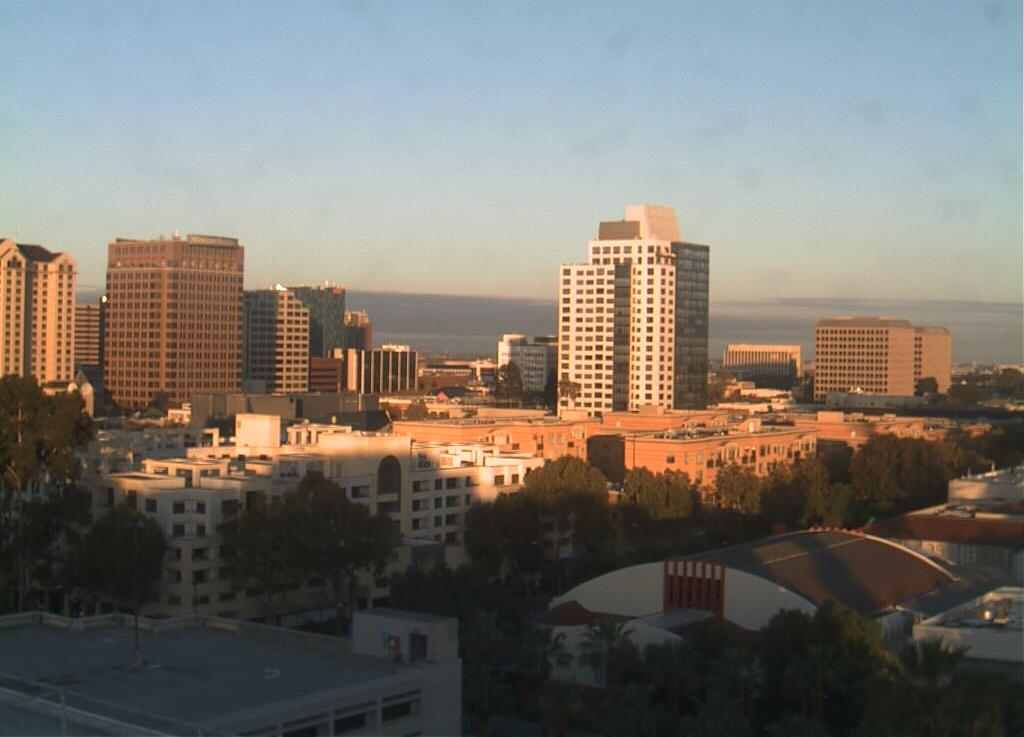
#> input picture Computer Vision/Image Processing/Day and Night Classifier/images/day_night_images/training/day/20151101_145511.jpg, 1024 x 737 px; its folder holds only this picture in this run
$ jupyter execute --allow-errors Traffic_Light_Classifier.ipynb   (shell and % lines are left out)
#> lines starting #> are read from the running program, lines starting #| are printed output that depends on the picture
### Computer Vision/Image Processing/Day and Night Classifier/helpers.py
# Helper functions

import os
import glob # library for loading images from a directory
import matplotlib.image as mpimg


# This function loads in images and their labels and places them in a list
# The list contains all images and their associated labels
# For example, after data is loaded, im_list[0][:] will be the first image-label pair in the list
def load_dataset(image_dir):

    # Populate this empty image list
#> called with image_dir = 'traffic_light_images/training/'
    im_list = []
    image_types = ["day", "night"]

    # Iterate through each color folder
    for im_type in image_types:
        # Iterate through each image file in each image_type folder
        # glob reads in any image with the extension "image_dir/im_type/*"
        for file in glob.glob(os.path.join(image_dir, im_type, "*")):

            # Read in the image
            im = mpimg.imread(file)
#> im is the input picture: shape (737, 1024, 3); mean R, G, B 120.9, 116.4, 109.5

            # Check if the image exists/if it's been correctly read-in
            if not im is None:
                # Append the image, and it's type (red, green, yellow) to the image list
                im_list.append((im, im_type))

    return im_list

### Computer Vision/Image Processing/Traffic Light Classifier/Traffic_Light_Classifier.ipynb
# Traffic Light Classifier
---

In this project, you’ll use your knowledge of computer vision techniques to build a classifier for images of traffic lights! You'll be given a dataset of traffic light images in which one of three lights is illuminated: red, yellow, or green.

In this notebook, you'll pre-process these images, extract features that will help us distinguish the different types of images, and use those features to classify the traffic light images into three classes: red, yellow, or green. The tasks will be broken down into a few sections:

1. **Loading and visualizing the data**.
      The first step in any classification task is to be familiar with your data; you'll need to load in the images of traffic lights and visualize them!

2. **Pre-processing**.
    The input images and output labels need to be standardized. This way, you can analyze all the input images using the same classification pipeline, and you know what output to expect when you eventually classify a *new* image.

3. **Feature extraction**.
    Next, you'll extract some features from each image that will help distinguish and eventually classify these images.

4. **Classification and visualizing error**.
    Finally, you'll write one function that uses your features to classify *any* traffic light image. This function will take in an image and output a label. You'll also be given code to determine the accuracy of your classification model.

5. **Evaluate your model**.
    To pass this project, your classifier must be >90% accurate and never classify any red lights as green; it's likely that you'll need to improve the accuracy of your classifier by changing existing features or adding new features. I'd also encourage you to try to get as close to 100% accuracy as possible!

Here are some sample images from the dataset (from left to right: red, green, and yellow traffic lights):

---
### *Here's what you need to know to complete the project:*

Some template code has already been provided for you, but you'll need to implement additional code steps to successfully complete this project. Any code that is required to pass this project is marked with **'(IMPLEMENTATION)'** in the header. There are also a couple of questions about your thoughts as you work through this project, which are marked with **'(QUESTION)'** in the header. Make sure to answer all questions and to check your work against the [project rubric](https://review.udacity.com/#!/rubrics/1213/view) to make sure you complete the necessary classification steps!

Your project submission will be evaluated based on the code implementations you provide, and on two main classification criteria.
Your complete traffic light classifier should have:
1. **Greater than 90% accuracy**
2. ***Never* classify red lights as green**

# 1. Loading and Visualizing the Traffic Light Dataset

This traffic light dataset consists of 1484 number of color images in 3 categories - red, yellow, and green. As with most human-sourced data, the data is not evenly distributed among the types. There are:
* 904 red traffic light images
* 536 green traffic light images
* 44 yellow traffic light images

*Note: All images come from this [MIT self-driving car course](https://selfdrivingcars.mit.edu/) and are licensed under a [Creative Commons Attribution-ShareAlike 4.0 International License](https://creativecommons.org/licenses/by-sa/4.0/).*

### Import resources

Before you get started on the project code, import the libraries and resources that you'll need.

[cell 1]
import cv2 # computer vision library
import helpers # helper functions

import random
import numpy as np
import matplotlib.pyplot as plt
import matplotlib.image as mpimg # for loading in images

## Training and Testing Data

All 1484 of the traffic light images are separated into training and testing datasets.

* 80% of these images are training images, for you to use as you create a classifier.
* 20% are test images, which will be used to test the accuracy of your classifier.
* All images are pictures of 3-light traffic lights with one light illuminated.

## Define the image directories

First, we set some variables to keep track of some where our images are stored:

    IMAGE_DIR_TRAINING: the directory where our training image data is stored
    IMAGE_DIR_TEST: the directory where our test image data is stored

[cell 2]
# Image data directories
IMAGE_DIR_TRAINING = "traffic_light_images/training/"
IMAGE_DIR_TEST = "traffic_light_images/test/"

## Load the datasets

These first few lines of code will load the training traffic light images and store all of them in a variable, `IMAGE_LIST`. This list contains the images and their associated label ("red", "yellow", "green").

You are encouraged to take a look at the `load_dataset` function in the helpers.py file. This will give you a good idea about how lots of image files can be read in from a directory using the [glob library](https://pymotw.com/2/glob/). The `load_dataset` function takes in the name of an image directory and returns a list of images and their associated labels.

For example, the first image-label pair in `IMAGE_LIST` can be accessed by index:
``` IMAGE_LIST[0][:]```.

[cell 3]
# Using the load_dataset function in helpers.py
# Load training data
IMAGE_LIST = helpers.load_dataset(IMAGE_DIR_TRAINING)
#> IMAGE_LIST = 2 items

## Visualize the Data

The first steps in analyzing any dataset are to 1. load the data and 2. look at the data. Seeing what it looks like will give you an idea of what to look for in the images, what kind of noise or inconsistencies you have to deal with, and so on. This will help you understand the image dataset, and **understanding a dataset is part of making predictions about the data**.

---
### Visualize the input images

Visualize and explore the image data! Write code to display an image in `IMAGE_LIST`:
* Display the image
* Print out the shape of the image
* Print out its corresponding label

See if you can display at least one of each type of traffic light image – red, green, and yellow — and look at their similarities and differences.

#> (a cell that did not finish here is left out)

# 2. Pre-process the Data

After loading in each image, you have to standardize the input and output!

### Input

This means that every input image should be in the same format, of the same size, and so on. We'll be creating features by performing the same analysis on every picture, and for a classification task like this, it's important that **similar images create similar features**!

### Output

We also need the output to be a label that is easy to read and easy to compare with other labels. It is good practice to convert categorical data like "red" and "green" to numerical data.

A very common classification output is a 1D list that is the length of the number of classes - three in the case of red, yellow, and green lights - with the values 0 or 1 indicating which class a certain image is. For example, since we have three classes (red, yellow, and green), we can make a list with the order: [red value, yellow value, green value]. In general, order does not matter, we choose the order [red value, yellow value, green value] in this case to reflect the position of each light in descending vertical order.

A red light should have the  label: [1, 0, 0]. Yellow should be: [0, 1, 0]. Green should be: [0, 0, 1]. These labels are called **one-hot encoded labels**.

*(Note: one-hot encoding will be especially important when you work with [machine learning algorithms](https://machinelearningmastery.com/how-to-one-hot-encode-sequence-data-in-python/)).*

---
<a id='task2'></a>
### (IMPLEMENTATION): Standardize the input images

* Resize each image to the desired input size: 32x32px.
* (Optional) You may choose to crop, shift, or rotate the images in this step as well.

It's very common to have square input sizes that can be rotated (and remain the same size), and analyzed in smaller, square patches. It's also important to make all your images the same size so that they can be sent through the same pipeline of classification steps!

[cell 5]
# This function should take in an RGB image and return a new, standardized version
def standardize_input(image):

    ## TODO: Resize image and pre-process so that all "standard" images are the same size
    standard_im = np.copy(image)
    dim = (32, 32)

    resized = cv2.resize(standard_im, dim)
    return resized

## Standardize the output

With each loaded image, we also specify the expected output. For this, we use **one-hot encoding**.

* One-hot encode the labels. To do this, create an array of zeros representing each class of traffic light (red, yellow, green), and set the index of the expected class number to 1.

Since we have three classes (red, yellow, and green), we have imposed an order of: [red value, yellow value, green value]. To one-hot encode, say, a yellow light, we would first initialize an array to [0, 0, 0] and change the middle value (the yellow value) to 1: [0, 1, 0].

---
<a id='task3'></a>
### (IMPLEMENTATION): Implement one-hot encoding

[cell 6]
## TODO: One hot encode an image label
## Given a label - "red", "green", or "yellow" - return a one-hot encoded label

# Examples:
# one_hot_encode("red") should return: [1, 0, 0]
# one_hot_encode("yellow") should return: [0, 1, 0]
# one_hot_encode("green") should return: [0, 0, 1]

def one_hot_encode(label):

    ## TODO: Create a one-hot encoded label that works for all classes of traffic lights
    one_hot_encoded = []
    if label == "red":
        return [1, 0, 0]
    elif label == "yellow":
        return [0, 1, 0]
    elif label == "green":
        return [0, 0, 1]

### Testing as you Code

After programming a function like this, it's a good idea to test it, and see if it produces the expected output. **In general, it's good practice to test code in small, functional pieces, after you write it**. This way, you can make sure that your code is correct as you continue to build a classifier, and you can identify any errors early on so that they don't compound.

All test code can be found in the file `test_functions.py`. You are encouraged to look through that code and add your own testing code if you find it useful!

One test function you'll find is: `test_one_hot(self, one_hot_function)` which takes in one argument, a one_hot_encode function, and tests its functionality. If your one_hot_label code does not work as expected, this test will print ot an error message that will tell you a bit about why your code failed. Once your code works, this should print out TEST PASSED.

[cell 7]
# Importing the tests
import test_functions
#> (the rest of this cell did not finish here and is left out)

## Construct a `STANDARDIZED_LIST` of input images and output labels.

This function takes in a list of image-label pairs and outputs a **standardized** list of resized images and one-hot encoded labels.

This uses the functions you defined above to standardize the input and output, so those functions must be complete for this standardization to work!

[cell 8]
def standardize(image_list):

    # Empty image data array
    standard_list = []

    # Iterate through all the image-label pairs
    for item in image_list:
        image = item[0]
        label = item[1]

        # Standardize the image
        standardized_im = standardize_input(image)

        # One-hot encode the label
        one_hot_label = one_hot_encode(label)

        # Append the image, and it's one hot encoded label to the full, processed list of image data
        standard_list.append((standardized_im, one_hot_label))
#> this loop made 2 passes
#> (label, dim in standardize_input) on passes 1 to 2: ('day', (32, 32)), ('night', (32, 32))
#> pass 1, in standardize_input, `resized = cv2.resize(standard_im, dim)`:
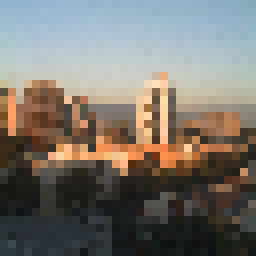
#> resized: shape (32, 32, 3) (shown 8 times larger); mean R, G, B 121.7, 117.1, 110
#> pass 2, in standardize_input (call 2), `resized = cv2.resize(standard_im, dim)`:
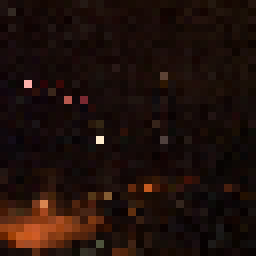
#> resized: shape (32, 32, 3) (shown 8 times larger); mean R, G, B 30.3, 15.1, 10
#> after the loop, standard_list = 2 items

    return standard_list

# Standardize all training images
STANDARDIZED_LIST = standardize(IMAGE_LIST)
#> STANDARDIZED_LIST = 2 items

## Visualize the standardized data

Display a standardized image from STANDARDIZED_LIST and compare it with a non-standardized image from IMAGE_LIST. Note that their sizes and appearance are different!

#> (a cell that did not finish here is left out)

# 3. Feature Extraction

You'll be using what you now about color spaces, shape analysis, and feature construction to create features that help distinguish and classify the three types of traffic light images.

You'll be tasked with creating **one feature** at a minimum (with the option to create more). The required feature is **a brightness feature using HSV color space**:

1. A brightness feature.
    - Using HSV color space, create a feature that helps you identify the 3 different classes of traffic light.
    - You'll be asked some questions about what methods you tried to locate this traffic light, so, as you progress through this notebook, always be thinking about your approach: what works and what doesn't?

2. (Optional): Create more features!

Any more features that you create are up to you and should improve the accuracy of your traffic light classification algorithm! One thing to note is that, to pass this project you must **never classify a red light as a green light** because this creates a serious safety risk for a self-driving car. To avoid this misclassification, you might consider adding another feature that specifically distinguishes between red and green lights.

These features will be combined near the end of his notebook to form a complete classification algorithm.

## Creating a brightness feature

There are a number of ways to create a brightness feature that will help you characterize images of traffic lights, and it will be up to you to decide on the best procedure to complete this step. You should visualize and test your code as you go.

Pictured below is a sample pipeline for creating a brightness feature (from left to right: standardized image, HSV color-masked image, cropped image, brightness feature):

## RGB to HSV conversion

Below, a test image is converted from RGB to HSV colorspace and each component is displayed in an image.

[cell 10]
# Convert and image to HSV colorspace
# Visualize the individual color channels
image_num = 159
#> (the rest of this cell did not finish here and is left out)

#> (a cell that did not finish here is left out)

#> (a cell that did not finish here is left out)

#> (a cell that did not finish here is left out)

#> (a cell that did not finish here is left out)

---
<a id='task7'></a>
### (IMPLEMENTATION): Create a brightness feature that uses HSV color space

Write a function that takes in an RGB image and returns a 1D feature vector and/or single value that will help classify an image of a traffic light. The only requirement is that this function should apply an HSV colorspace transformation, the rest is up to you.

From this feature, you should be able to estimate an image's label and classify it as either a red, green, or yellow traffic light. You may also define helper functions if they simplify your code.

[cell 15]
a = np.array([[1,2], [3,4]])
b = a.flatten()
print(a)
print(b)

[cell 16]
## TODO: Create a brightness feature that takes in an RGB image and outputs a feature vector and/or value
## This feature should use HSV colorspace values
# [77 lines left out: function create_feature, not called in this run]

[cell 17]
r = []
g = []
b = []

#> (the rest of this cell did not finish here and is left out)

#> (a cell that did not finish here is left out)

## (Optional) Create more features to help accurately label the traffic light images

[cell 19]
# (Optional) Add more image analysis and create more features

## (QUESTION 1): How do the features you made help you distinguish between the 3 classes of traffic light images?

**Answer:**
The feature determines which color of red, green, and yellow is a dominant color. I created 3 separate mask for each color and calculate the sum of the hsv masked image after making irrelavent pixels equal to 0. After that, the sum would become a feature that helps determine color.

# 4. Classification and Visualizing Error

Using all of your features, write a function that takes in an RGB image and, using your extracted features, outputs whether a light is red, green or yellow as a one-hot encoded label. This classification function should be able to classify any image of a traffic light!

You are encouraged to write any helper functions or visualization code that you may need, but for testing the accuracy, make sure that this `estimate_label` function returns a one-hot encoded label.

---
<a id='task8'></a>
### (IMPLEMENTATION): Build a complete classifier

[cell 20]
# This function should take in RGB image input
# Analyze that image using your feature creation code and output a one-hot encoded label
# [25 lines left out: function estimate_label, not called in this run]

## Testing the classifier

Here is where we test your classification algorithm using our test set of data that we set aside at the beginning of the notebook! This project will be complete once you've pogrammed a "good" classifier.

A "good" classifier in this case should meet the following criteria (and once it does, feel free to submit your project):
1. Get above 90% classification accuracy.
2. Never classify a red light as a green light.

### Test dataset

Below, we load in the test dataset, standardize it using the `standardize` function you defined above, and then **shuffle** it; this ensures that order will not play a role in testing accuracy.

[cell 21]
# Using the load_dataset function in helpers.py
# Load test data
TEST_IMAGE_LIST = helpers.load_dataset(IMAGE_DIR_TEST)
#> TEST_IMAGE_LIST = 2 items

# Standardize the test data
STANDARDIZED_TEST_LIST = standardize(TEST_IMAGE_LIST)
#> the loop in standardize (call 2), `for item in image_list:` made 2 passes
#> STANDARDIZED_TEST_LIST = 2 items

# Shuffle the standardized test data
random.shuffle(STANDARDIZED_TEST_LIST)

## Determine the Accuracy

Compare the output of your classification algorithm (a.k.a. your "model") with the true labels and determine the accuracy.

This code stores all the misclassified images, their predicted labels, and their true labels, in a list called `MISCLASSIFIED`. This code is used for testing and *should not be changed*.

[cell 22]
# Constructs a list of misclassified images given a list of test images and their labels
# This will throw an AssertionError if labels are not standardized (one-hot encoded)

def get_misclassified_images(test_images):
    # Track misclassified images by placing them into a list
    misclassified_images_labels = []

    # Iterate through all the test images
    # Classify each image and compare to the true label
    for image in test_images:

        # Get true data
        im = image[0]
        true_label = image[1]
        assert(len(true_label) == 3), "The true_label is not the expected length (3)."

        # Get predicted label from your classifier
        predicted_label = estimate_label(im)
        assert(len(predicted_label) == 3), "The predicted_label is not the expected length (3)."

        # Compare true and predicted labels
        if(predicted_label != true_label):
            # If these labels are not equal, the image has been misclassified
            misclassified_images_labels.append((im, predicted_label, true_label))
#> this loop made 1 pass
#> after the loop, misclassified_images_labels = []

    # Return the list of misclassified [image, predicted_label, true_label] values
    return misclassified_images_labels


# Find all misclassified images in a given test set
#> (the rest of this cell did not finish here and is left out)
